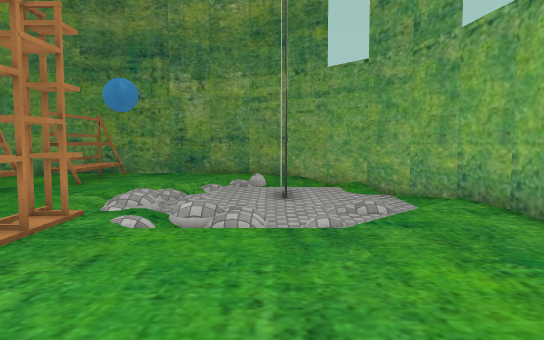
view 1 (above)

13 first-person views from a walk through a Unity game level. The camera is 1.5 m above the floor, tilts 4° down and sees 70° across. The floor is counted in squares, 1 m on a side. Each view is taken from the middle of a square. On the plan, view 1 faces up. The plan holds only what a view shows up to about 17 squares ahead; the rest is blank. Some surface patterns are stand-ins.

view 2
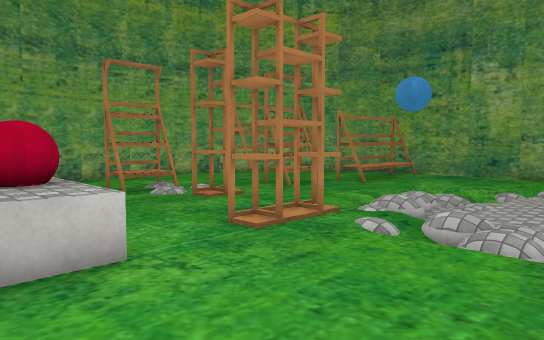

view 3
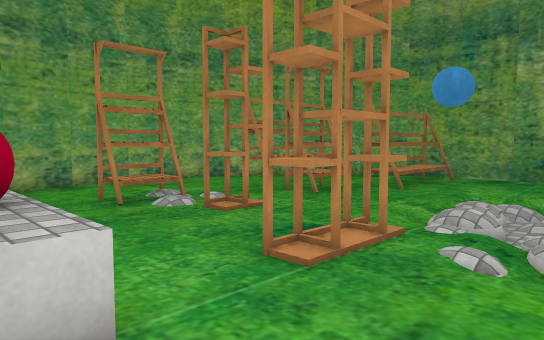

view 4
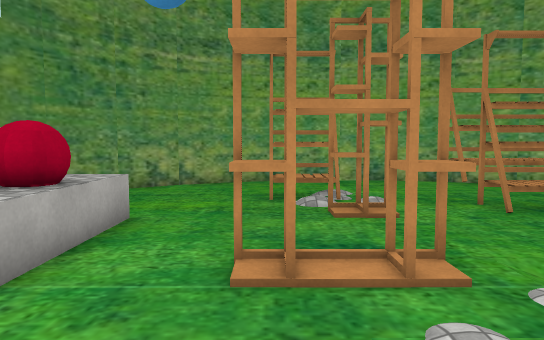

view 5
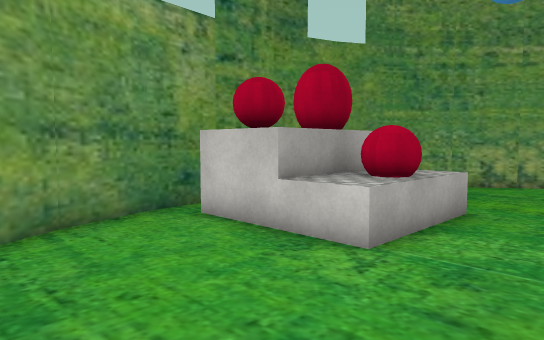

view 6
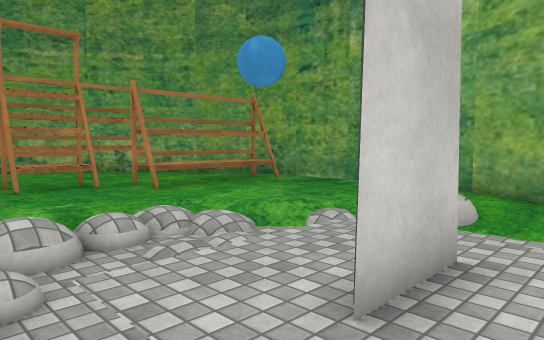

view 7
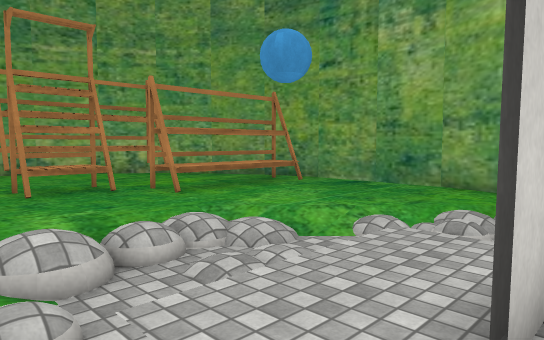

view 8
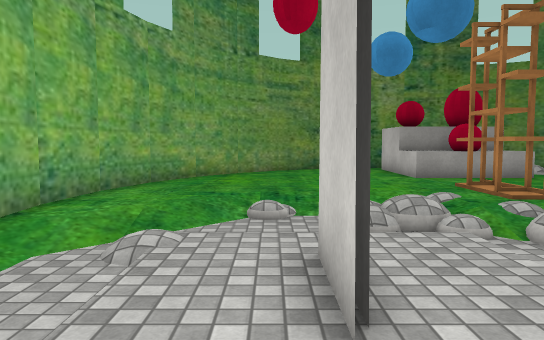

view 9
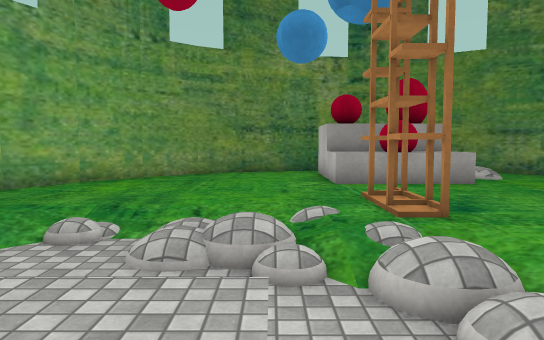

view 10
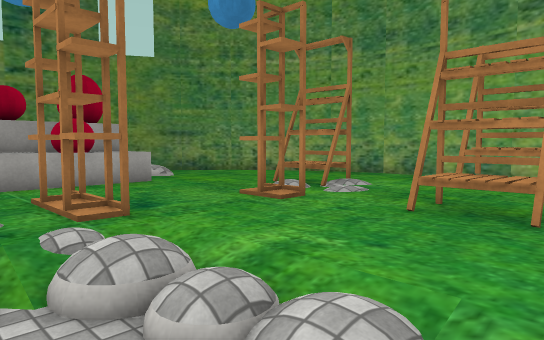

view 11
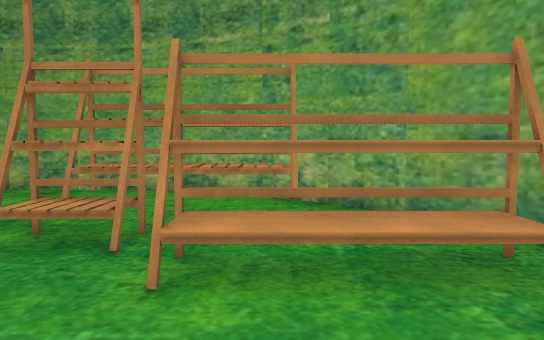

view 12
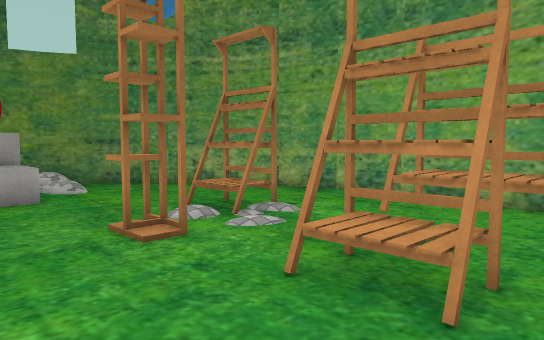

view 13
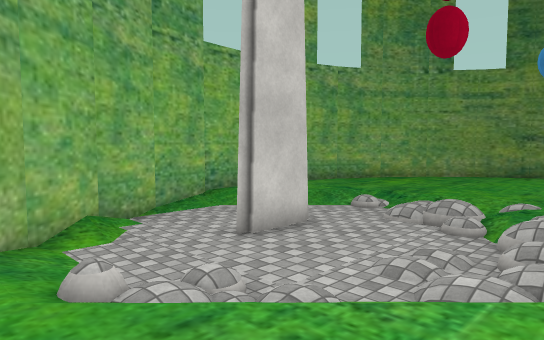

### Floor plan
Key: @ floor where view 1 was taken; # wall or solid block; . main floor; - floor 0.25 m lower than the main floor; / step, stairs or slope; ^ raised ledge; S shelf; O other object.
Columns run from 16 left of view 1 to 5 right of it. Each row starts with its distance up from view 1.
 20          #####
 19       ####...####
 18     ###.SS......#
 17    ##...SS.....///##
 16   ##....SS....//---#
 15   #..SS.SS...//////##
 14  ##..SS.SS..///-----##
 13  #...SSS....///-#----#
 12  #...SSSS...///-#----#
 11 ##...SSS..../-/----/-#
 10 #.........../////////#
  9 #.........../////--/.#
  8 #....SS.S..SS./////..#
  7 #....S..S.....////...#
  6 ##...S.....SS........#
  5  #...................#
  4  #..................##
  3  ##......^#O^.......#
  2   ##....^^OO^......##
  1    ##..O#####.....##
  0     ##.O#   #...@##
 -1      ####   #..###
 -2             ####

Positions as (right, up) in squares from view 1, and headings:
1: (0, 0), facing up
2: (1, 1), facing up-left
3: (-1, 2), facing up-left
4: (0, 6), facing left
5: (1, 6), facing down-left
6: (2, 9), facing up-left
7: (1, 9), facing up-left
8: (1, 16), facing down
9: (-2, 14), facing down
10: (-2, 14), facing down-left
11: (-3, 15), facing left
12: (-5, 14), facing down-left
13: (-5, 18), facing down-right
